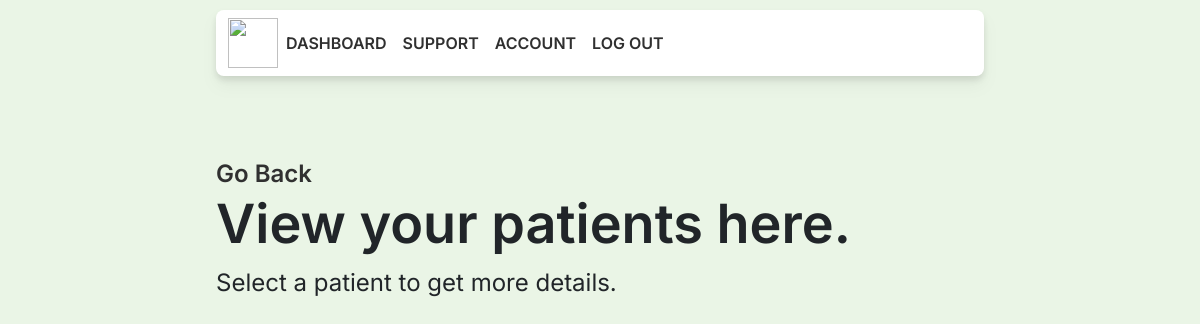
/mypatients/ (signed in), run on an earlier commit of the app's database.
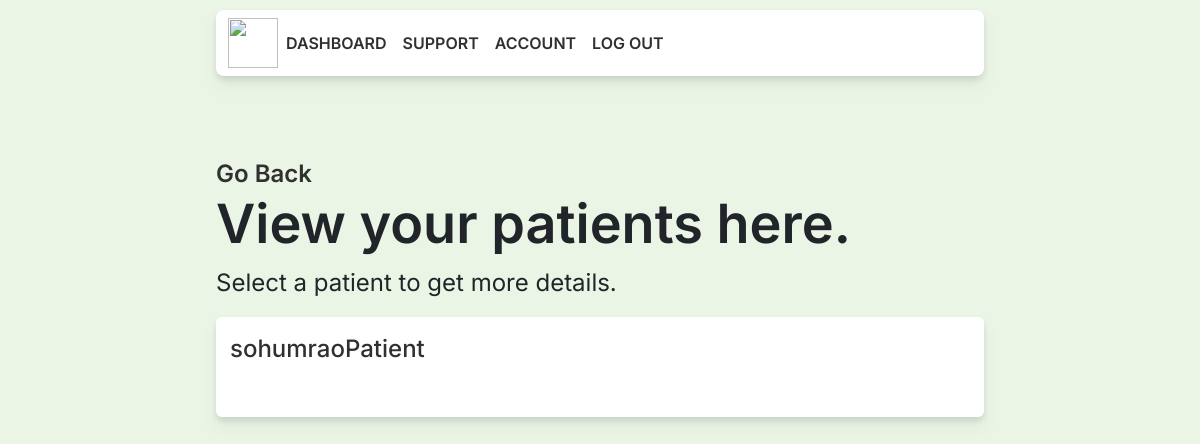
And on a later commit of the database.
### main/models.py (models this page shows)
class Patient(models.Model):
    user = models.OneToOneField(
        User, on_delete=models.CASCADE, primary_key=True)
    doctors = models.ManyToManyField(Doctor, blank=True)
    dob = models.DateTimeField(null=True)
    medcond = models.CharField(max_length=10000, null=True)
    phone = models.CharField(max_length=15, null=True)

### main/views.py (the view)
# urls.py: path('mypatients/', patientlist, name="mypatients"),
def patientlist(request):
    doctor = Doctor.objects.get(user=User.objects.get(username=request.user))
    patients = Patient.objects.filter(doctors__in=[doctor])
    return render(request, "main/patientlist.html", {'patients': patients})

### main/templates/main/patientlist.html
{% extends 'main/base.html' %}
{% block content %}
<a class="back" href="{% url 'home' %}">Go Back</a>
<h1>View your patients here.</h1>
<p>Select a patient to get more details.</p>
<div class="grid-container-row">
    {% for patient in patients %}
    <div class="card">
        <a href="{% url 'patient' patient.user.username %}">
            <span class="card-title">{{ patient.user.username }}</span>
        </a>
    </div>
    {% endfor %}
</div>
{% endblock content %}

What changed in the data, as far as the page shows it:
added Patient: user.username "sohumraoPatient"
